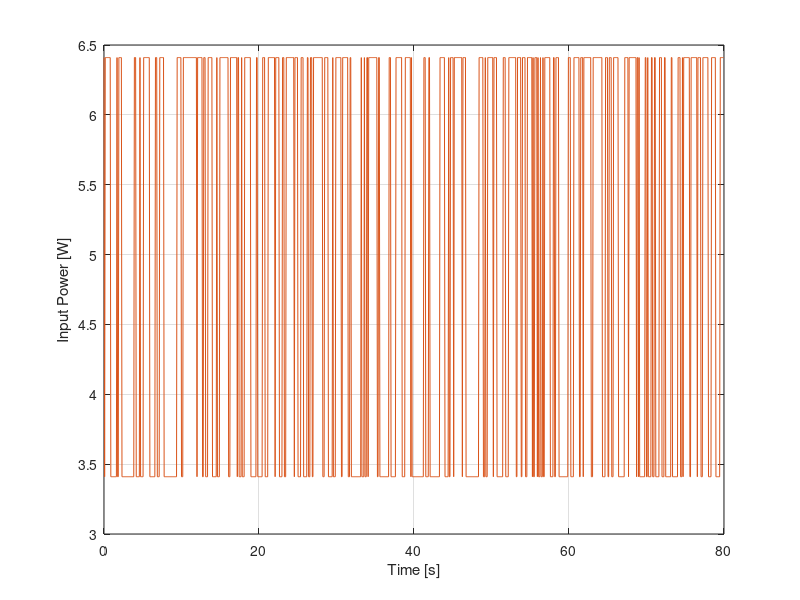
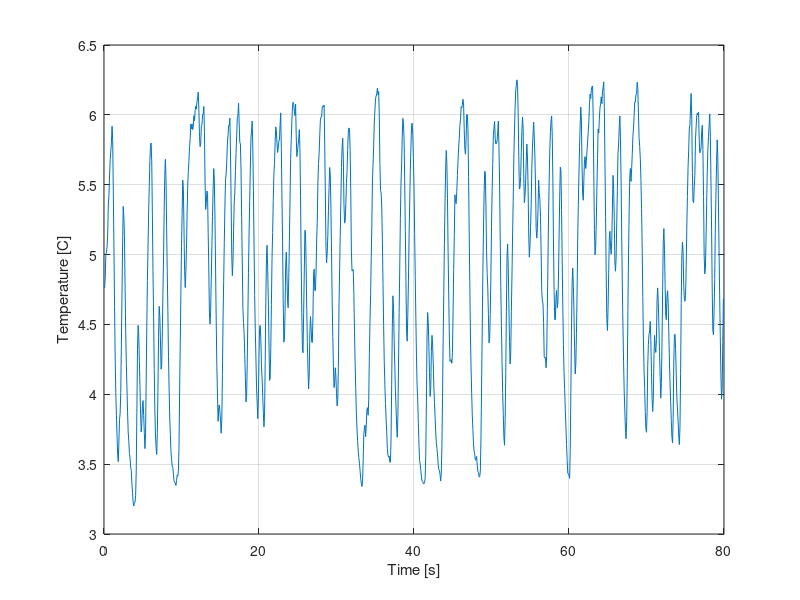

MATLAB code to generate these figures, in order: (Note: this script raises an error after producing the figures.)
clc; clear; clear all

% Load data from dryer.dat
data = load('Dane/dryer.dat');
sampling_time = 0.08; %sampling time powinnien być 0.08s
time = (0:size(data, 1)-1) * sampling_time;

% Załadowanie do zmiennych:
input_u = data(:,1);    % Moc grzałki wyrażona w [W]
output_y = data(:,2);   % Temperatura wyrażona w [C]

all_data = iddata(output_y, input_u, sampling_time);

%% Obrazowanie danych
% 
figure(1);
plot(time, input_u,'Color',"#D95319");
xlabel('Time [s]');
ylabel('Input Power [W]');
grid on;

figure(2);
plot(time, output_y);
xlabel('Time [s]');
ylabel('Temperature [C]');
grid on;


%% Podzielenie danych na zbiory uczący i testowy
u_train = input_u(1:length(input_u)/2);
y_train = output_y(1:length(output_y)/2);

u_test = input_u(length(input_u)/2+1:end);
y_test = output_y(length(output_y)/2+1:end);


%% Usunięcie trendów 

u_train = detrend(u_train);
y_train = detrend(y_train);

u_test = detrend(u_test);
y_test = detrend(y_test);

data = iddata(y_train, u_train, sampling_time);
data_test = iddata(y_test, u_test, sampling_time);


%% Określenie opóźnienia wejścia
figure;

FIRModel = impulseest(data);
clf
h = impulseplot(FIRModel);
setoptions(h, 'ConfidenceRegionNumber', 3);
% Prawym przyciskiem na wykresie "Charateristics" -> "Confidence region"
% Opóźnienie czasowe jest równe pierwszemu indeksowi, dla którego wartość
% jest większa od obszaru ufności (confidence region)
% Obszar ufności wynosi trzy wartości odchylenia standardowego.
% W naszym przypadku opóźnienie wynosi 2.4 [s] (trzy próbki).
% Odnośnie tego czasu to chyba trzy próbki to 0.24s, a nie 2.4s.
%bo Tp = 0.08s, a nie 0.8s.


%% Określenie stopnia modelu

% Wykorzystanie funkcji arxstruc do określenia stopnia modelu
% Sprawdzenie 100 modeli od 1 do 10 rzędów zarówno dla licznika jak i mianownika modelu
V = arxstruc(data, data_test, struc(1:10, 1:10, 3)); % 3 - liczba próbek odchylenia standardowego

% Wybór najlepszego modelu
nn = selstruc(V, 0)

% nn = 10, 4, 3 - najlepsze dopasowanie
% nn = 4, 4, 3 - najlepsze dopasowanie dla metody najmniejszych kwadratów

% nns = selstruc(V) % interaktywny wybór modelu
% Wybieramy model 4, 4, 3

%% Sprawdzenie biegunów i zer modelu

th4 = arx(data, [4 4 3]);
figure; % odkomentować
h = iopzplot(th4); % odkomentować
setoptions(h, 'ConfidenceRegionNumber', 3); % odkomentować
% Analizując wykres można zauważyć, że obszar ufności dwóch sprzężonych biegunów i zer nakłada się na siebie, 
% co ozancza, że prawdopodobnie się zniosą.
% Dlatego wybieramy model rzędu 2, 2, 3.

% Sprawdzenie biegunów i zer modelu rzędu 2, 2, 3. 
th2 = arx(data, [2 2 3]);
figure; % odkomentować
h = iopzplot(th2); % odkomentować
setoptions(h, 'ConfidenceRegionNumber', 3); % odkomentować

%% Sprawdzenie jakości modelu
% Sprawdzamy przy użyciu funkcji compare, jak oba modele radzą sobie z
% przewidywaniem danych testowych.
figure;
compare(data_test, th4, th2);

% Możemy odczytać, że zmniejszając rząd modelu (z 4, 4, 3 na 2, 2, 3) nie pogorszyliśmy znacząco jakości modelu.
print('-f1','\Zrzuty ekranu\1_input','-dpdf','-bestfit')
